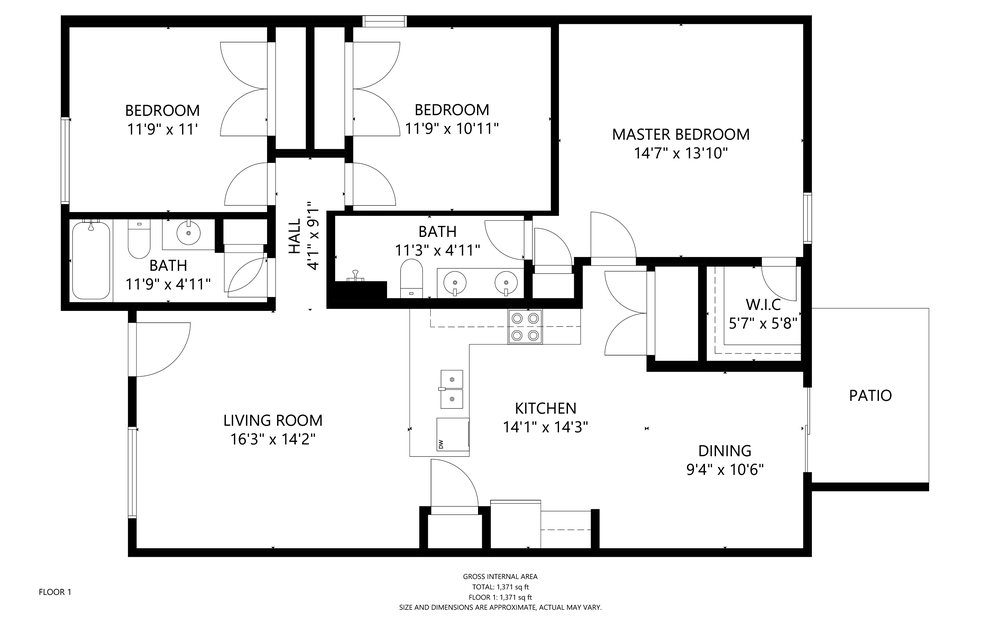
#> input picture media/uploads/PNG.png, 1000 x 625 px, shrunk from 2891 x 1807 before the run
$ python -i utils.py   (imports and definitions only)
#> lines starting #> are read from the running program, lines starting #| are printed output that depends on the picture; after the words box and inside, x2 and y2 are one past the last pixel; in counts of white or black regions, pixels touching at a corner belong together
import cv2 as cv
import numpy as np
def util(image_path):
#> called with image_path = '../media/uploads/PNG.png'
    image = cv.imread(image_path)
#> image is the input picture: shape (625, 1000, 3); min 0, max 255, mean 235.1
    edge_image = cv.cvtColor(image, cv.COLOR_BGR2GRAY)
    edge_image = cv.dilate(edge_image,cv.getStructuringElement(cv.MORPH_RECT, (5, 5)),iterations=2)
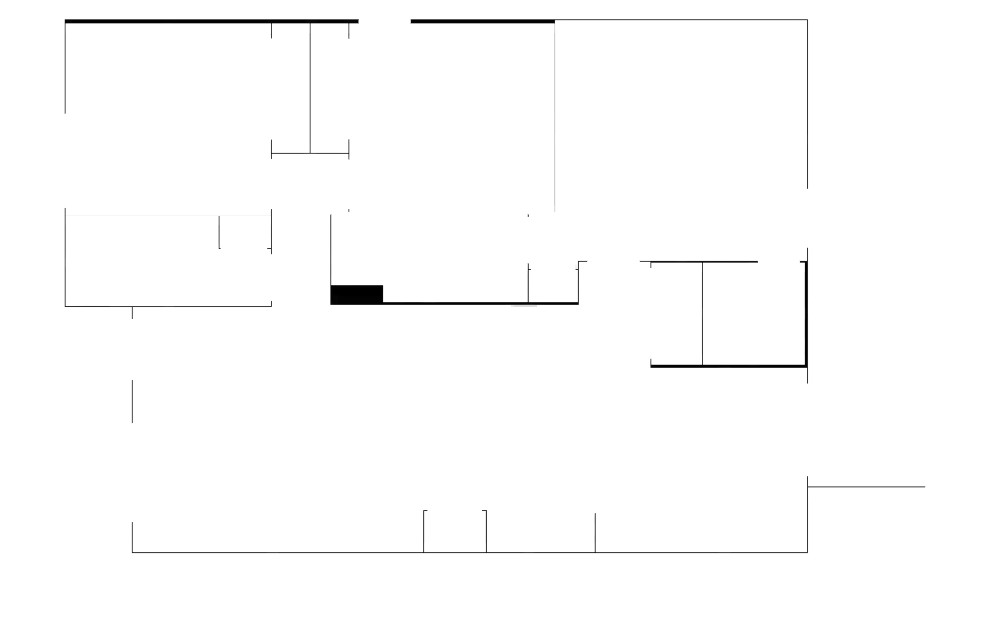
#> edge_image: shape (625, 1000); min 0, max 255, mean 252.4
    edge_image = cv.erode(edge_image,cv.getStructuringElement(cv.MORPH_RECT, (5, 5)),iterations=2)
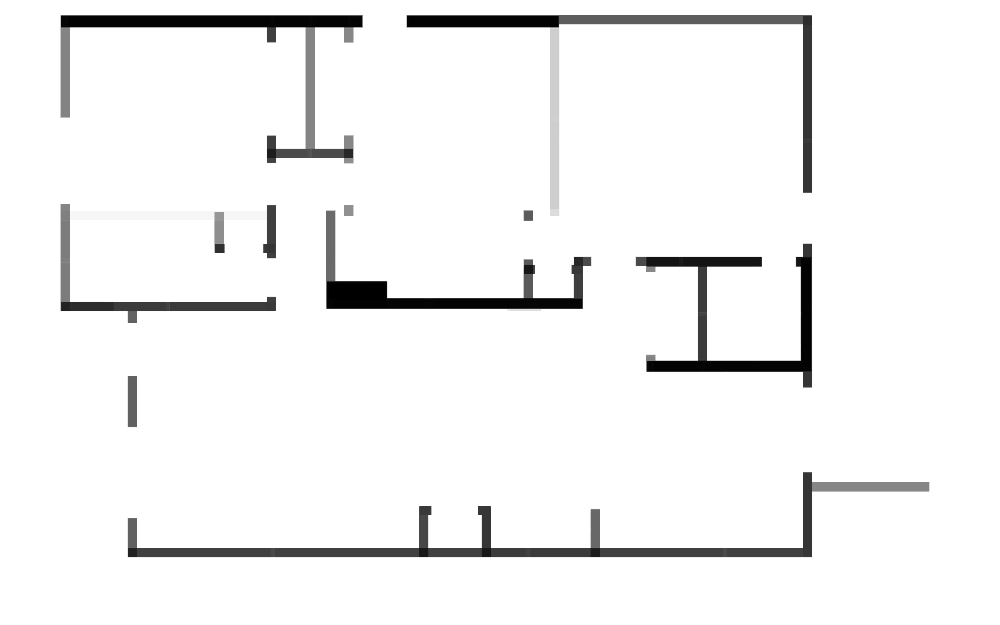
#> edge_image: shape (625, 1000); min 0, max 255, mean 242.8
    _,edge_image=cv.threshold(edge_image,100,255,cv.THRESH_BINARY)
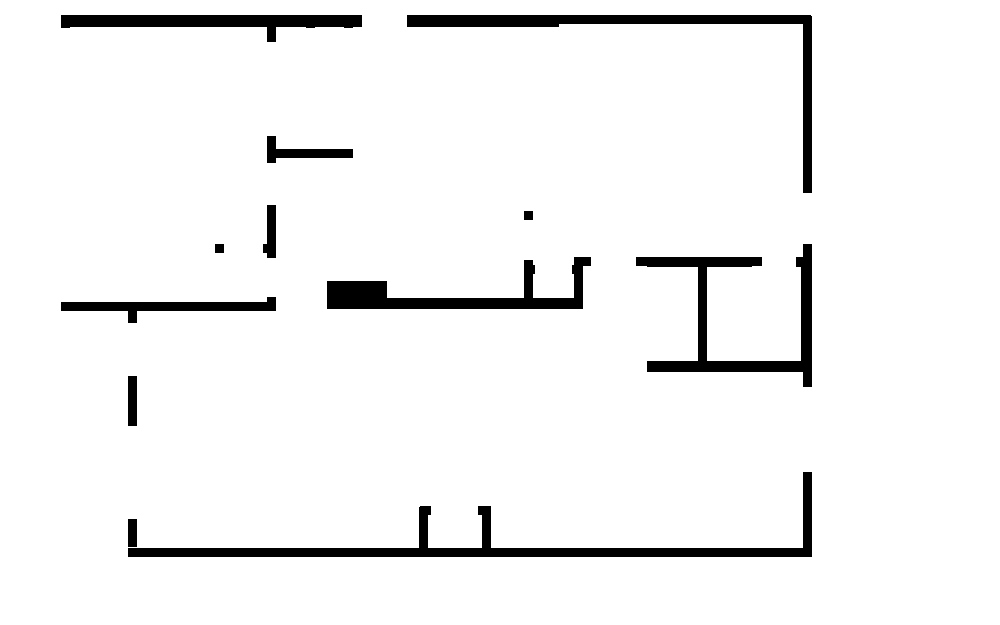
#> edge_image: shape (625, 1000); 95% white; 12 black regions, largest, box (x1, y1, x2, y2) and area: (128, 472, 812, 557) 7658, (407, 15, 812, 193) 5621, (636, 244, 812, 387) 5346
    edge_image = cv.dilate(edge_image,cv.getStructuringElement(cv.MORPH_RECT, (5, 5)),iterations=1)
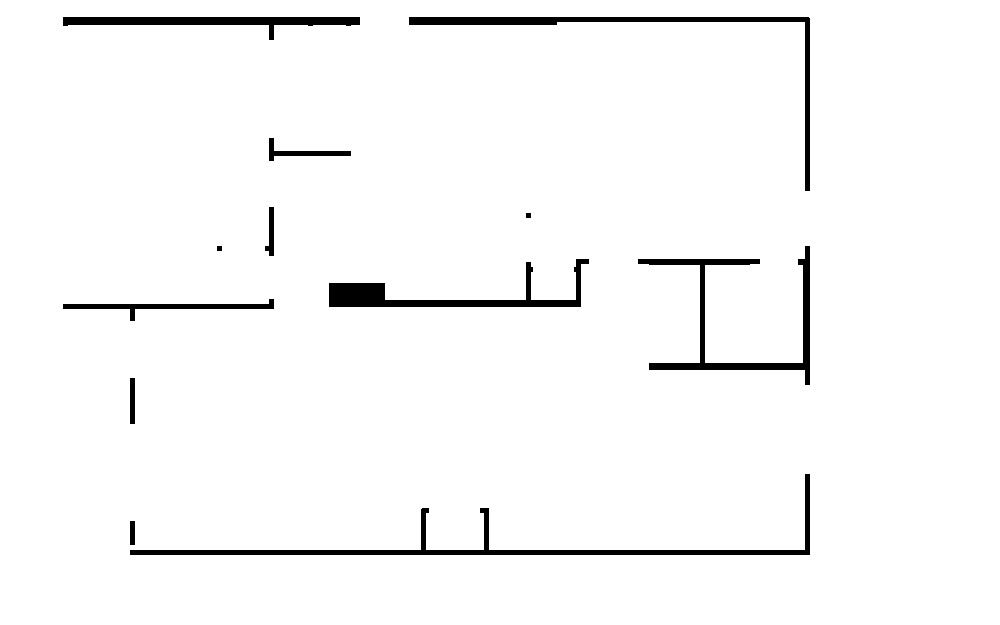
#> edge_image: shape (625, 1000); 97% white; 12 black regions, largest, box (x1, y1, x2, y2) and area: (130, 474, 810, 555) 4234, (409, 17, 810, 191) 3293, (638, 246, 810, 385) 3226
    edge_image=cv.Laplacian(edge_image,cv.CV_8UC1,ksize=1)
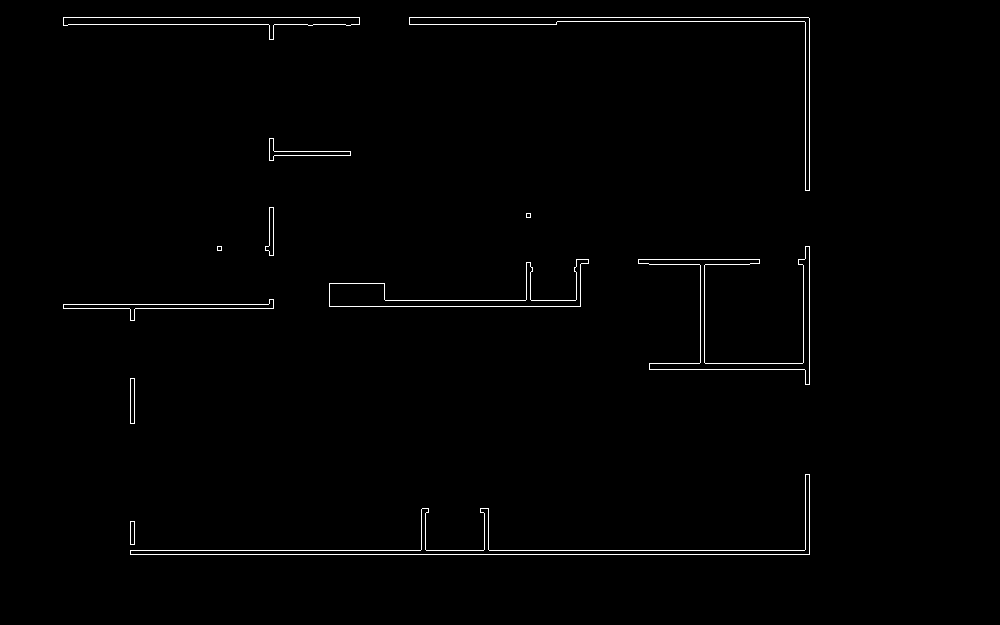
#> edge_image: shape (625, 1000); 0.99% white in thin lines or dots, all inside (x1, y1, x2, y2) = (63, 17, 810, 555)
    lines=cv.HoughLinesP(edge_image,1,np.pi/180,100,minLineLength=1,maxLineGap=1)
#> lines = 19 rows, first 6: [130, 554, 809, 554], [409, 17, 808, 17], [130, 550, 420, 550], [409, 24, 556, 24], [809, 190, 809, 18], [805, 190, 805, 22]
    wallCoordinates=[]
    for line in lines:
        x1,y1,x2,y2=line[0]
        wallCoordinates.append({"x1":str(x1),"y1":str(y1),"x2":str(x2),"y2":str(y2)})
#> this loop made 19 passes
#> (x1, y1, x2, y2) on passes 1 to 12: (130, 554, 809, 554), (409, 17, 808, 17), (130, 550, 420, 550), (409, 24, 556, 24), (809, 190, 809, 18), (805, 190, 805, 22), (557, 21, 804, 21), (329, 306, 580, 306), (63, 308, 129, 308), (63, 304, 268, 304), (385, 300, 525, 300), (705, 363, 802, 363)
#> after the loop, wallCoordinates = 19 items
    data={"wallCoordinates":wallCoordinates,"dimensions":{"width":str(image.shape[0]),"height":str(image.shape[1])}}
    return data

>>> result = util('../media/uploads/PNG.png')
#> result = 2 items
